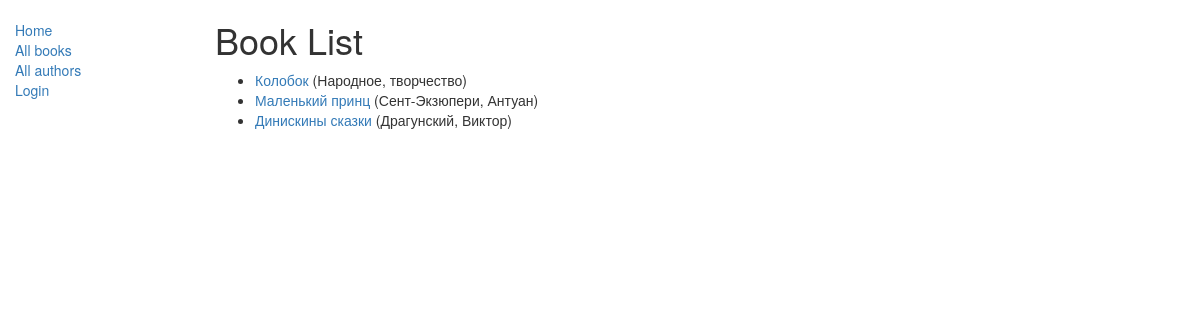
Page /catalog/books/ on the earlier database version.
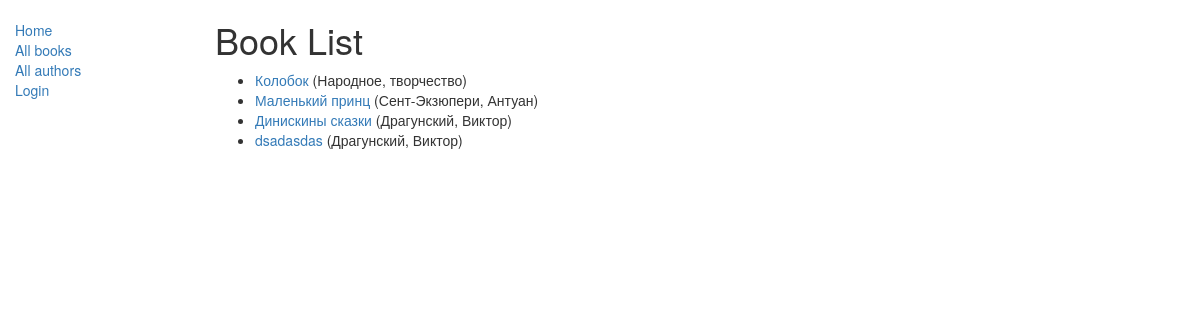
Same page on the later database version.
### catalog/models.py (models this page shows, shortened)
class Book(models.Model):
    title = models.CharField(max_length=200)
    author = models.ForeignKey('Author', on_delete=models.SET_NULL, null=True)
    summary = models.TextField(max_length=1000, help_text='Описание книги')
    isbn = models.CharField('ISBN', max_length=13, help_text='13 Символов')
    genre = models.ManyToManyField(Genre, help_text='Выбирите жанры книги')
    language = models.ForeignKey('Language', on_delete=models.SET_NULL, null=True)
    def display_genre(self):
        return ', '.join([ genre.name for genre in self.genre.all()[:3]])
    display_genre.short_description = 'Genre'

class Author(models.Model):
    first_name = models.CharField(max_length=200)
    last_name = models.CharField(max_length=200)
    date_of_birth = models.DateField(null=True, blank=True)
    date_of_death = models.DateField('Died', null=True, blank=True)
    def __str__(self):
        return '%s, %s' % (self.last_name, self.first_name)

### catalog/views.py (the view)
# urls.py: path('books/', views.BookListView.as_view(), name='books'),
class BookListView(generic.ListView):
    model = Book
    paginate_by = 10

### templates/catalog/book_list.html
{% extends "base.html" %}
{% block content %}
    <h1>Book List</h1>
    {% if book_list %}
    <ul>
      {% for book in book_list %}
      <li>
        <a href="{% url 'book_detail' book.pk %}">{{ book.title }}</a> ({{book.author}})
      </li>
      {% endfor %}
    </ul>
    {% else %}
      <p>There are no books in the library.</p>
    {% endif %}
{% endblock %}

Differences in the rows shown:
added Book: title "dsadasdas", author "Драгунский, Виктор"
